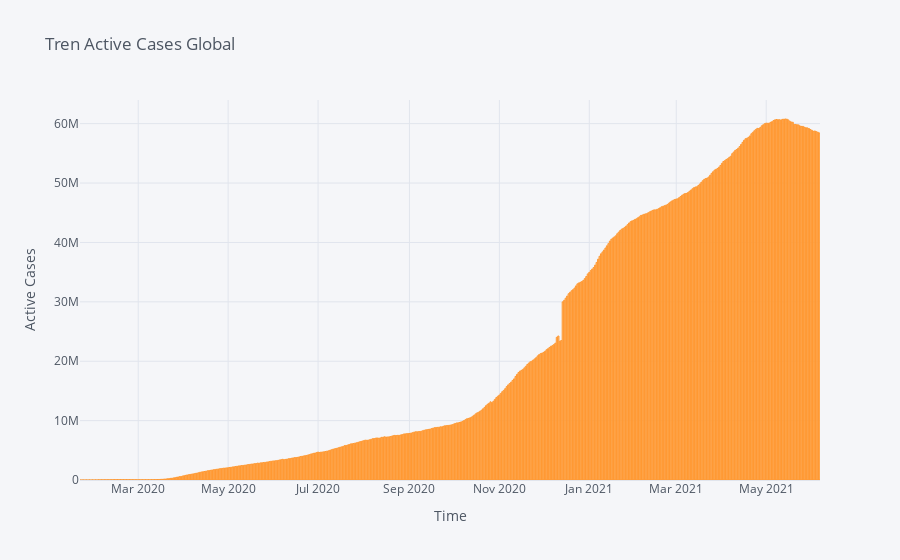

Here is the notebook cell this chart was saved with:
### Markdown cell above
### **Trend Active Cases**

### Code cell
dataGroup.iplot(kind = "bar", y = "Active", title = "Tren Active Cases Global",xTitle = "Time", yTitle = 'Active Cases')

### Figure 1 — Plotly figure (JSON) as saved in the notebook; plotly's stock layout.template omitted (floating-point values rounded to 4 significant figures; data arrays with more than 128 entries replaced by an {"elided": "..."} marker saying what was removed)
{"data": [{"marker": {"color": "rgba(255, 153, 51, 0.6)", "line": {"color": "rgba(255, 153, 51, 1.0)", "width": 1}}, "name": "Active", "orientation": "v", "text": "", "type": "bar", "x": {"elided": "502 str values"}, "y": {"elided": "502 int values"}}], "layout": {"legend": {"bgcolor": "#F5F6F9", "font": {"color": "#4D5663"}}, "paper_bgcolor": "#F5F6F9", "plot_bgcolor": "#F5F6F9", "title": {"font": {"color": "#4D5663"}, "text": "Tren Active Cases Global"}, "xaxis": {"gridcolor": "#E1E5ED", "showgrid": true, "tickfont": {"color": "#4D5663"}, "title": {"font": {"color": "#4D5663"}, "text": "Time"}, "zerolinecolor": "#E1E5ED"}, "yaxis": {"gridcolor": "#E1E5ED", "showgrid": true, "tickfont": {"color": "#4D5663"}, "title": {"font": {"color": "#4D5663"}, "text": "Active Cases"}, "zerolinecolor": "#E1E5ED"}}}
